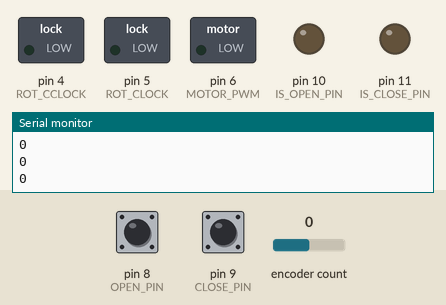
Bench run of a sketch on a simulated Arduino Uno, built with avr-gcc and run on an emulated ATmega328P. Parts: switched loads named in the sketch (green lamp = pin HIGH), output pins drawn as LEDs (lit = HIGH), the last lines printed to the serial monitor. Dashed ring = blinking. Inputs (shaded band) come from the test bench; at power-on: pin 8 (OPEN_PIN) HIGH, pin 9 (CLOSE_PIN) HIGH, encoder count 0.

Above: at 1.2 s.
1.3 s: pin 8 (OPEN_PIN) pulled LOW for 1 s
At 2.8 s:
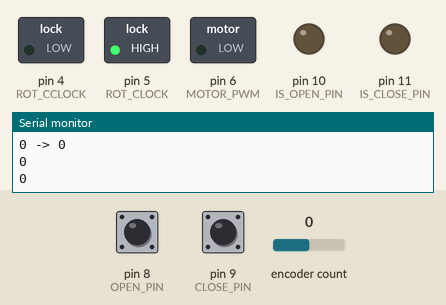
6.3 s: pin 8 (OPEN_PIN) pulled LOW for 3.2 s
At 6.79 s:
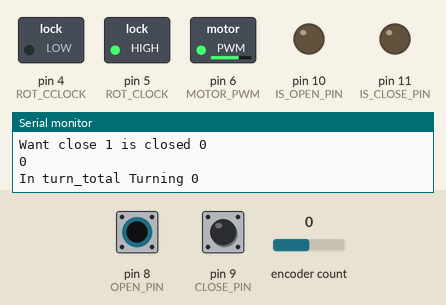
Timing chart, 0 to 10.8 s (numbered marks = the images above; inputs shaded):
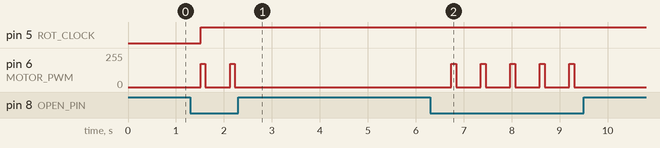

Measured:
- after the input at 1.3 s, pin 5 (ROT_CLOCK): LOW → HIGH after 0.21 s; pin 6 (MOTOR_PWM): alternates 175/255 for 0.10 s and 0/255 for 0.51 s, 4 changes in all, then stays 0/255, starting after 0.21 s
- after the input at 6.3 s, pin 6 (MOTOR_PWM): alternates 175/255 for 0.10 s and 0/255 for 0.51 s, 10 changes in all, then stays 0/255, starting after 0.44 s

The sketch:

OpenAndCloseFUCKINGDoor.ino
```cpp
// ananogWrite value between 0 and 255 (8 bit value)

// Connections to motor controls
#define SER1 2
#define SER2 3

// Connections to H-bridge
#define ROT_CCLOCK 4
#define ROT_CLOCK 5
#define MOTOR_PWM 6


// Connections with the PI
#define OPEN_PIN 8
#define CLOSE_PIN 9

#define IS_OPEN_PIN 10
#define IS_CLOSE_PIN 11

// Half the max speed
#define TURN_SPEED 175

#define OPEN true
#define CLOSE false

// Delta equals 720? = 1 full turn, 2 interupts for 1 'tick'
#define CLOSE_THRESHHOLD -400
#define OPEN_THRESHHOLD -800

#include <Encoder.h>

bool is_open = false;
bool is_closed = false;

Encoder turnCount(SER1, SER2);

void init_motor_pinout() {
  pinMode(MOTOR_PWM, OUTPUT);
//  pinMode(SER1, INPUT);
//  pinMode(SER2, INPUT);

  pinMode(ROT_CLOCK, OUTPUT);
  pinMode(ROT_CCLOCK, OUTPUT);
}

void turn(bool clockwise) {
  digitalWrite(ROT_CLOCK, HIGH);
  digitalWrite(ROT_CCLOCK, HIGH);

  if(clockwise) {
    digitalWrite(ROT_CLOCK, LOW);
  } else {
    digitalWrite(ROT_CCLOCK, LOW);
  }

  analogWrite(MOTOR_PWM, TURN_SPEED);
}

void stop_turn(void) {
   analogWrite(MOTOR_PWM, 0);
}

// Turn to the desired degrees
void turn_total(bool dir, long deg) {
  long prev_state, current_state;
  prev_state = turnCount.read();
  current_state = prev_state;

  Serial.println(dir, BIN);
  if ( (!dir && ( deg > current_state)) || (dir && (deg < current_state)) ) {
    Serial.print("FUck you ");
    Serial.println(current_state);
    return;
  }

  Serial.print("In turn_total ");
  Serial.print("Turning ");
  Serial.println(dir, BIN);

  Serial.print(prev_state);

  turn(dir);
  delay(100);

  // Changing the lt en gt constantly because of increasing or decreasing current_turn_count on cw of ccw changing
  /**
   *
   * This is really getting non deterministic, it is pretty bad
   * Sometimes whether or not it turns cw or ccw current_turn_count always assends or always decends which you don't want.
   *
   * Excpected behavior is that cw and ccw at least cancel each other out.
   * Then you can say whether or not the wanted amount of degrees is bigger or smaller.
   *
   * Idealiter we want that for example cw always goes assending, and ccw always decends. How does one do this?
   *
   * Another challenging point is that everything shouldn't break when one interupt is missed (can be ignore with lower turn speeds.
   *
   *
   * Let's do a library lol
   */


  while(( (dir && (deg > current_state)) || (!dir && (deg < current_state)) )  && prev_state != current_state) {
    prev_state = current_state;
    current_state = turnCount.read();
    delay(100);
  }

  Serial.print(" -> ");
  Serial.println(turnCount.read());

  stop_turn();

//  update_openness();
}

void determine_start(void) {
  turn(CLOSE);

  turn_total(CLOSE, 7000);
  turnCount.write(0);

  turn_total(OPEN, -20);
}

void stop() {
  stop_turn();
  exit(0);
}

void setup() {
//  stop();
  Serial.begin(9600);

  init_motor_pinout();
  pinMode(OPEN_PIN, INPUT);
  digitalWrite(OPEN_PIN, HIGH);
  pinMode(CLOSE_PIN, INPUT);
  digitalWrite(CLOSE_PIN, HIGH);

  pinMode(IS_OPEN_PIN, OUTPUT);
  pinMode(IS_CLOSE_PIN, OUTPUT);
//  attachInterrupt(digitalPinToInterrupt(SER1), ser1_int, CHANGE);
//  attachInterrupt(digitalPinToInterrupt(SER2), ser2_int, CHANGE);

  //determine_start();

/*  ser1 = !GETSER1;
//  ser2 = ser1;

  Serial.print("Ser 1 ");
  Serial.println(ser1);
  Serial.print("Ser 2 ");
  Serial.println(ser2);
  */

}

void loop() {
  bool want_open = digitalRead(OPEN_PIN) == HIGH;
  bool want_closed = digitalRead(CLOSE_PIN) == HIGH;

  if (want_open != want_closed) {
    Serial.print("Want open ");
    Serial.print(want_open, BIN);
    Serial.print(" is open ");
    Serial.println(is_open, BIN);
    Serial.print("Want close ");
    Serial.print(want_closed, BIN);
    Serial.print(" is closed ");
    Serial.println(is_closed, BIN);

    if (want_closed && !is_closed) {
      turn_total(CLOSE, -720);
    }

    if (want_open && !is_open) {
      turn_total(OPEN, -50);
    }
  }

  Serial.println(turnCount.read() % 720);
  /*Serial.print(" ");
  Serial.println(current_turn_count);
  Serial.print("Ser 1 ");
  Serial.println(ser1);
  Serial.print("Ser 2 ");
  Serial.println(ser2);*/

  delay(500);
}
```
